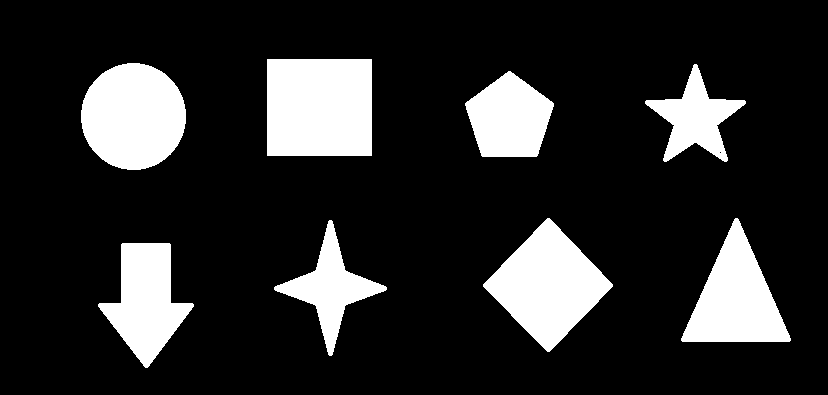
%> input picture 1/sample1.png, 828 x 395 px
$ octave nesne_secimi.m   (GNU Octave 9; MATLAB toolbox functions it lacks are replaced by stand-ins)
%> lines starting %> are read from the running program, lines starting %| are printed output that depends on the picture; in (x1, y1, x2, y2) boxes, pixels count from 0 and x2, y2 are one past the last pixel; in counts of white or black regions, pixels touching at a corner belong together; the program's own positions count from 1
clc;
clear;
close all;
resim=imread('sample1.png');
%> resim is the input picture: size 395x828x3 uint8; 16.9% white; 8 white regions, largest, box (x1, y1, x2, y2) and area: (267, 59, 372, 156) 10185, (483, 218, 613, 352) 8978, (81, 63, 186, 170) 8805
bw=im2bw(resim);
%> bw: size 395x828 logical; 16.9% white; 8 white regions
CENTER=regionprops(bw,'Centroid');
%> CENTER = 8 regions; Centroid: [134 117.1], [146.6 301.1], [320 108], [331 288.6], [510 118.8], [548.7 285.7], [696 118.8], [736.7 300]
figure,imshow(bw);
for n=1:length(CENTER)
    POS = CENTER(n).Centroid;
    text(POS(1),POS(2),num2str(n),'fontsize', 14, ...
        'fontweight', 'b', 'color', [1 0 0])
    pause(1)
end
%> this loop made 8 passes
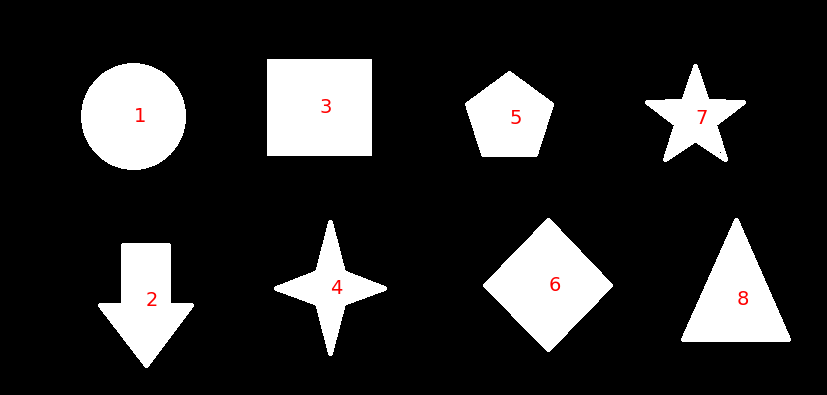
%> figure redrawn from the program's plot data

bbox = regionprops(bw, 'BoundingBox');
%> bbox = 8 regions; box (x1, y1, x2, y2): (81, 63, 186, 170), (98, 243, 194, 368), (267, 59, 372, 156), (274, 220, 387, 356), (465, 71, 554, 157), (483, 218, 613, 352), (645, 64, 746, 162), (681, 218, 791, 342)
L = length(bbox);
%> L = 8
RL = sqrt(L);
%> RL = 2.83
RL = ceil(RL);
%> RL = 3
figure
for m = 1:length(bbox)
   BND = bbox(m).BoundingBox;
   BND = round(BND);
   NP{m} = bw(BND(2):BND(2)+BND(4), ...
       BND(1): BND(1)+ BND(3));
   subplot(RL,RL,m)
   imshow(NP{m})
   title(['Nesne: ' num2str(m)])
   pause(1);
end
%> this loop made 8 passes
%> BND on passes 1 to 8: [82 64 105 107], [99 244 96 125], [268 60 105 97], [275 221 113 136], [466 72 89 86], [484 219 130 134], [646 65 101 98], [682 219 110 124]
%> pass 1, `imshow(NP{m})`:
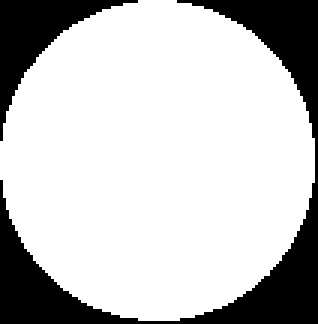
%> displayed picture: size 108x106 logical (shown 3 times larger); 76.9% white; 2 black regions, box (x1, y1, x2, y2) and area: (0, 0, 106, 108) 2031, (0, 0, 46, 47) 612
%> pass 2, `imshow(NP{m})`:
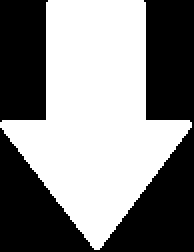
%> displayed picture: size 126x97 logical (shown 2 times larger); 52% white; 2 black regions, box (x1, y1, x2, y2) and area: (0, 0, 97, 126) 4487, (0, 0, 24, 61) 1382
%> after the loop, NP = 8 items
%> after the loop:
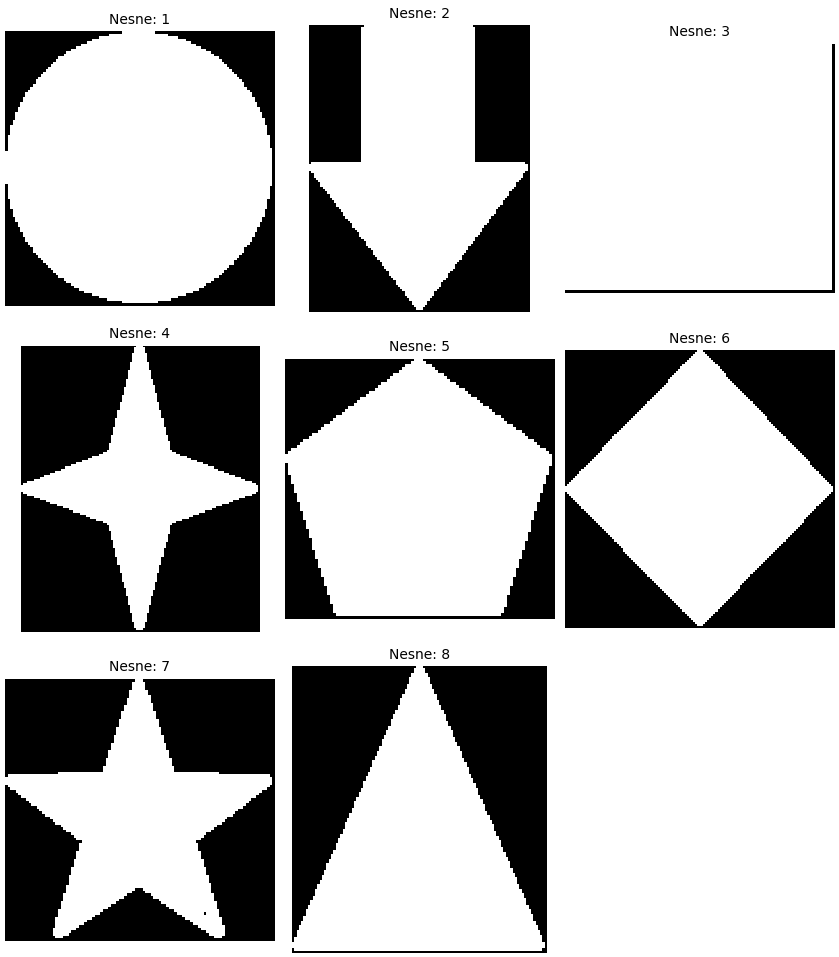
%> figure redrawn from the program's plot data, 8 panels
